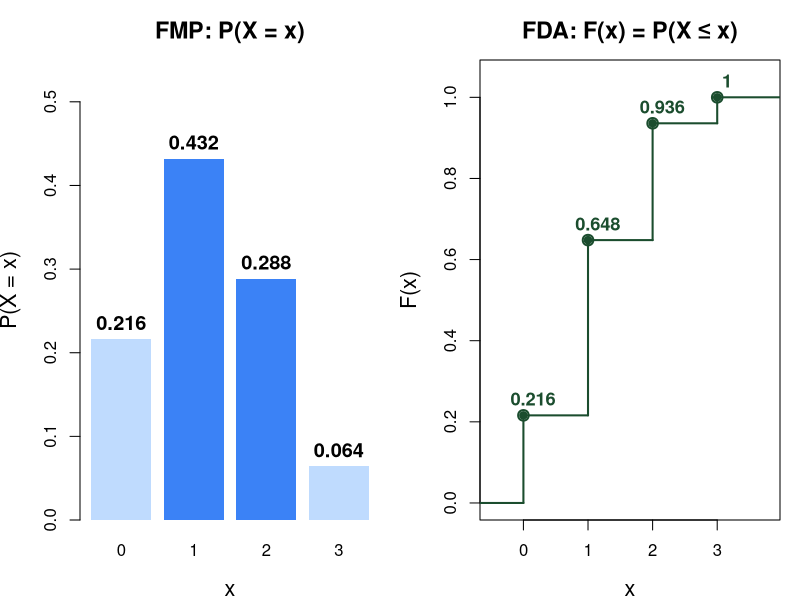

Write R code to recreate this figure.
## ---- chunk 1
#| echo: false
#| fig-width: 12
#| fig-height: 5
par(mfrow = c(1, 2), mar = c(4, 4, 3, 1))

x  <- 0:3
px <- dbinom(x, 3, 0.4)
Fx <- pbinom(x, 3, 0.4)

# FMP
bp <- barplot(px, names.arg = x,
              col = c("#bfdbfe","#3b82f6","#3b82f6","#bfdbfe"),
              border = NA,
              main = "FMP: P(X = x)",
              xlab = "x", ylab = "P(X = x)",
              ylim = c(0, 0.55), cex.lab = 1.3, cex.main = 1.4)
text(bp, px + 0.02, round(px, 3), cex = 1.2, font = 2)

# FDA
plot(stepfun(x, c(0, Fx)),
     do.points = TRUE, pch = 19, col = "#1b4d2e", lwd = 2,
     main = "FDA: F(x) = P(X ≤ x)",
     xlab = "x", ylab = "F(x)",
     xlim = c(-0.5, 3.8), ylim = c(0, 1.05),
     cex.lab = 1.3, cex.main = 1.4, verticals = TRUE)
points(x, Fx, pch = 1, col = "#1b4d2e", cex = 1.4, lwd = 2)
text(x + 0.15, Fx + 0.04, round(Fx, 3), cex = 1.1, col = "#1b4d2e", font = 2)
